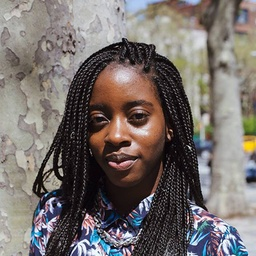
#> input picture img.jpg, 256 x 256 px, shrunk from 500 x 500 before the run
$ python image_cv3.py
#> lines starting #> are read from the running program, lines starting #| are printed output that depends on the picture
import cv2
import sys
import logging as log
import datetime as dt
from time import sleep
from PIL import Image
from shapely.geometry import Point
from shapely.geometry.polygon import Polygon

eye_cascade = cv2.CascadeClassifier('haarcascades/haarcascade_eye.xml')
left_ear_cascade = cv2.CascadeClassifier('haarcascades/haarcascade_mcs_leftear.xml')
right_ear_cascade = cv2.CascadeClassifier('haarcascades/haarcascade_mcs_rightear.xml')
nose_cascade = cv2.CascadeClassifier('haarcascades/haarcascade_mcs_nose.xml')

img = cv2.imread('img.jpg')
#> img is the input picture: shape (256, 256, 3); mean B, G, R 106.8, 110.1, 117.7

image = Image.open('img.jpg', 'r')
pixels = image.load()

if eye_cascade.empty():
  raise IOError('Unable to load the eye cascade classifier xml file')

if left_ear_cascade.empty():
  raise IOError('Unable to load the left ear cascade classifier xml file')

if right_ear_cascade.empty():
  raise IOError('Unable to load the right ear cascade classifier xml file')

if nose_cascade.empty():
  raise IOError('Unable to load the right ear cascade classifier xml file')

gray = cv2.cvtColor(img, cv2.COLOR_BGR2GRAY)
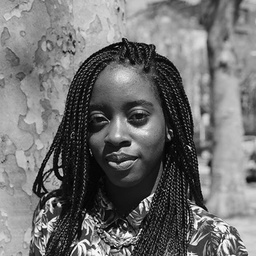
#> gray: shape (256, 256); min 0, max 254, mean 112


eyes = eye_cascade.detectMultiScale(gray, 1.3, 5)
#> eyes = ()
left_ear = left_ear_cascade.detectMultiScale(gray, 1.3, 5)
#> left_ear = ()
right_ear = right_ear_cascade.detectMultiScale(gray, 1.3, 5)
#> right_ear = ()
nose = nose_cascade.detectMultiScale(gray, 1.3, 5)
#> nose = [[103, 128, 24, 20], [97, 124, 40, 33]]

def getBiometric(point):
    for (x, y, w, h) in eyes:
        eye_rect = Polygon([(x, y), (x + w, y), (x + w, y + h), (x, y + h)])
        cv2.rectangle(img, (x, y), (x + w, y + h),(0, 0, 255), 3)
        if eye_rect.contains(point):
            return True


    for (x, y, w, h) in left_ear:
        left_ear_rect = Polygon([(x, y), (x + w, y), (x + w, y + h), (x, y + h)])
        cv2.rectangle(img, (x, y), (x + w, y + h), (255, 0, 0), 3)
        if left_ear_rect.contains(point):
            return True
        break

    for (x, y, w, h) in right_ear:
        right_ear_rect = Polygon([(x, y), (x + w, y), (x + w, y + h), (x, y + h)])
        cv2.rectangle(img, (x,y), (x+w,y+h), (255, 0, 0), 3)
        if right_ear_rect.contains(point):
            return True
        break

    for (x, y, w, h) in nose:
        nose_rect = Polygon([(x, y), (x + w, y), (x + w, y + h), (x, y + h)])
        cv2.rectangle(img, (x, y), (x + w, y + h), (0,255,0), 5)
        if nose_rect.contains(point):
            return True
        break


for i in range(image.size[0]):    # for every col:
    for j in range(image.size[1]):    # For every row
        if (not (getBiometric(Point(i, j)))):
            pixels[i,j] = (i, j, 100) # set the colour accordingly

image.show()
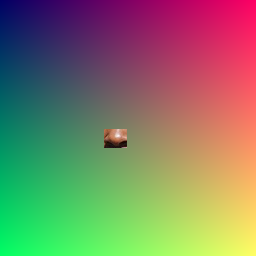
#> shown: PIL image 256x256 RGB; mean R, G, B 127.6, 127.2, 99.8
cv2.imshow('image', img)
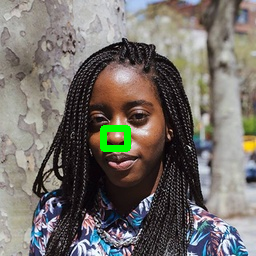
#> window 'image': shape (256, 256, 3); mean B, G, R 106.1, 111.6, 116.4
cv2.waitKey()
cv2.destroyAllWindows()

$ run again, with face.jpeg copied over img.jpg
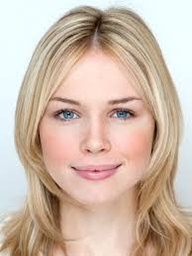
#> input picture face.jpeg, 192 x 256 px, shrunk from 194 x 259 before the run
#> img is the input picture: shape (256, 192, 3); mean B, G, R 168.7, 184.8, 206.2
#> `gray = cv2.cvtColor(img, cv2.COLOR_BGR2GRAY)`:
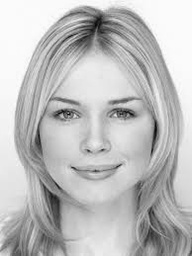
#> gray: shape (256, 192); min 7, max 254, mean 189.4
#> eyes = [[104, 98, 31, 31], [48, 97, 33, 33]]
#> left_ear = ()
#> nose = [[75, 131, 38, 32]]
#> `cv2.imshow('image', img)`:
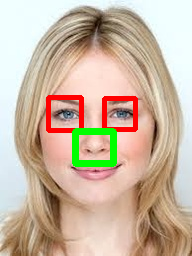
#> window 'image': shape (256, 192, 3); mean B, G, R 161.2, 181.8, 202.4
